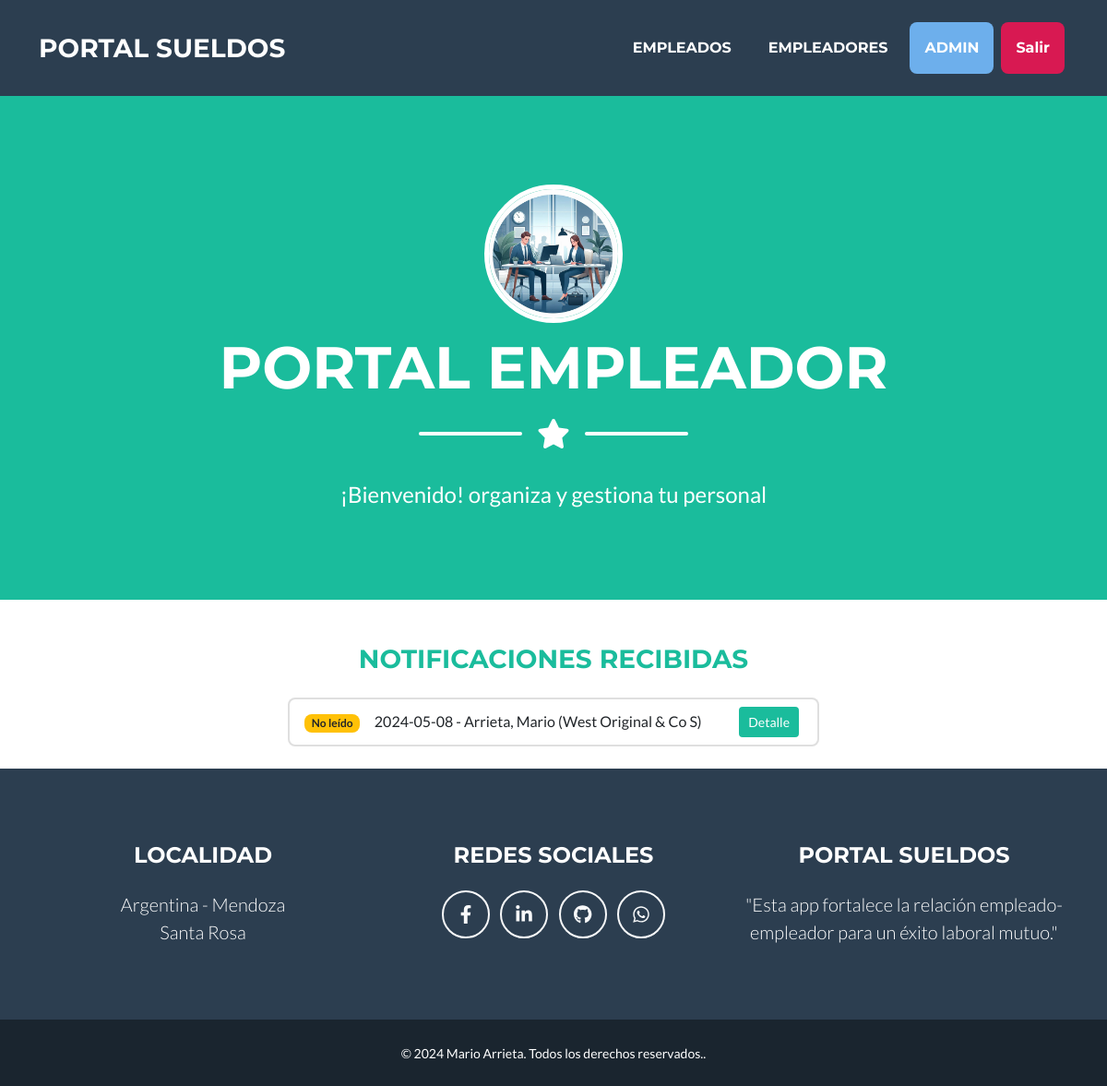
Before: /empleador/inicio/ (signed in) with the older database file.
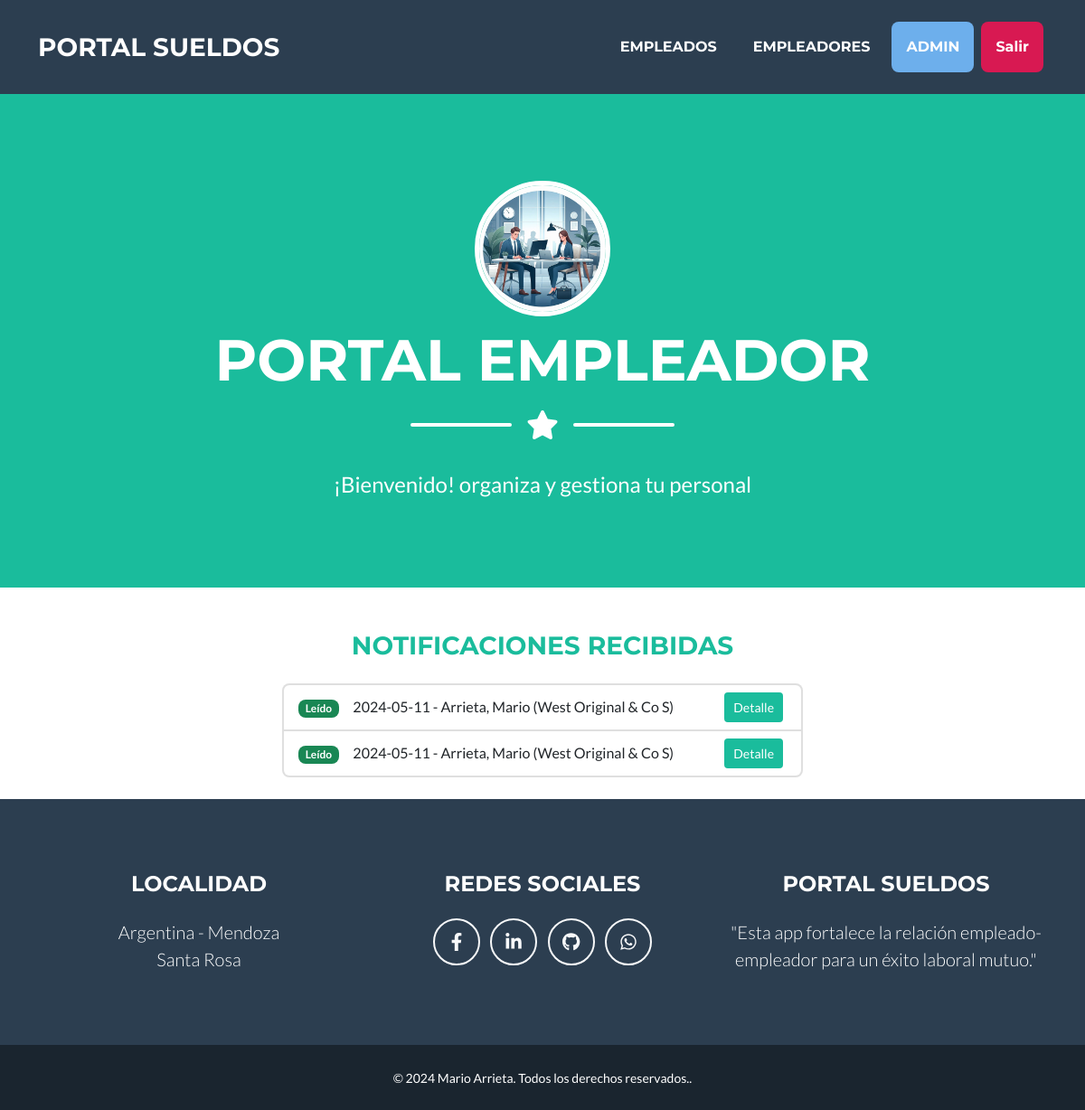
After: the same page with the newer database file.
### empleado/models.py (models this page shows)
class Notificaciones(models.Model):
    empleado = models.ForeignKey (Empleado, on_delete=models.CASCADE, verbose_name= "Empleado")
    fecha_notificacion = models.DateField(auto_now=True, verbose_name="Fecha de Notificación")
    tipo = models.CharField(max_length=20, choices=tipo_notificacion, verbose_name= "Tipo")
    descripcion = models.CharField(null= True, blank=True, max_length=200, verbose_name="Descripcion")
    archivo_adjunto = models.FileField (null=True, blank=True, upload_to="archivos/recibos/", verbose_name="Archivo adjunto")
    visto = models.BooleanField (editable=False, default=False, verbose_name="Visto")
    def __str__(self):
        return f"{self.fecha_notificacion}  - {self.empleado.apellido}, {self.empleado.nombre} ({self.empleado.empleador.razonSocial.title()})"
    class Meta:
        verbose_name_plural = "Notificaciones"

### empleador/models.py (models this page shows, shortened)
class Empleado (models.Model):
    empleador = models.ForeignKey (Empleador, on_delete=models.CASCADE, verbose_name="Empleador")
    apellido = models.CharField(max_length=50, verbose_name="Apellido")
    nombre = models.CharField(max_length=50, verbose_name="Nombre")
    cuil = models.PositiveIntegerField(validators=[validate_cuil_length], unique=True, verbose_name="CUIL")
    fecha_ingreso = models.DateField(verbose_name="Fecha de ingreso")
    email = models.EmailField(verbose_name= "e-Mail ")
    class Meta:
        verbose_name = "Empleado"
        verbose_name_plural = "Empleados"

class Empleador (models.Model):
    razonSocial = models.CharField(max_length=50, verbose_name="Razon Social")
    cuit = models.PositiveIntegerField(validators=[validate_cuil_length], unique=True, verbose_name="CUIT")
    email = models.EmailField(verbose_name="e-Mail")
    class Meta:
        verbose_name = "Empleador"
        verbose_name_plural = "Empleadores"

### empleador/views.py (the view)
class NotificacionesRead(LoginRequiredMixin, ListView):
    model = Notificaciones
    template_name = "empleador/index.html"

### empleador/templates/empleador/index.html (shortened to what this page needs)
{% extends 'core/base.html' %}
{% load static %}
{% block  titulo%}
    <li class="nav-item mx-0 mx-lg-1">
        <a class="nav-link py-3 px-0 px-lg-3 rounded" href="{% url 'empleador:empleado_buscar' %}">Empleados</a>
    </li>
    <li class="nav-item mx-0 mx-lg-1">
        <a class="nav-link py-3 px-0 px-lg-3 rounded" href="{% url 'empleador:empleador_create' %}">Empleadores</a>
    </li>
    <li class="nav-item mx-0 mx-lg-1">
        <a class="nav-link py-3 px-0 px-lg-3 rounded" style="background-color: #6dafec; padding: 5px 10px; border-radius: 5px;">{{ user }}</a>
    </li>
    <li class="nav-item mx-0 mx-lg-1">
        <form action="{% url 'empleador:logout' %}" method="post">
            <button type="submit" class="nav-link py-3 px-0 px-lg-3 rounded" style="background-color: #d81952; padding: 5px 10px; border-radius: 5px; border: none; color: white;">Salir</button>
        </form>
    </li>
{% endblock titulo %}
{% block imagen %}
   {% static 'empleador/img/empleador.webp' %}
{% endblock imagen %}
{% block pagina%}
   PORTAL EMPLEADOR
{% endblock pagina%}
{% block mensaje%}
    ¡Bienvenido! organiza y gestiona tu personal
{% endblock mensaje%}
{% block formulario %}
        <br>
        <div class="row justify-content-center m-0 mt-4">
            <div class="col-lg-12 text-center">
                <h3 class="text-primary mb-4">NOTIFICACIONES RECIBIDAS</h3>
            </div>
        </div>
        {% if object_list %}
        <div class="row justify-content-center m-0">
            <div class="col-lg-6  ">
                <ul class="list-group">
                    {% for notificaciones in object_list %}
                    <li class="list-group-item d-flex justify-content-between align-items-center">
                        <div>
                            {% if notificaciones.visto %}
                                <span class="badge bg-success">Leído</span>&nbsp;&nbsp;&nbsp;&nbsp;
                            {% else %}
                                <span class="badge bg-warning text-dark">No leído</span>&nbsp;&nbsp;&nbsp;&nbsp;
                            {% endif %}
                                {{notificaciones}}
                       </div>
                        <div>
                            <a href="{% url 'empleador:notificaciones_detail' notificaciones.id %}" class="btn btn-sm btn-primary mx-1">Detalle</a>
                        </div>
                    </li>
                    {% endfor %}
                </ul>
            </div>
        </div>
        <br>
        {% endif %}
{% endblock formulario%}

### core/templates/core/base.html (shortened to what this page needs)
{% load static %}
<!DOCTYPE html>
<html lang="es">
    <head>
        <link href="{% static 'core/css/styles.css' %}" rel="stylesheet" />
    </head>
    <body id="page-top">
        <nav class="navbar navbar-expand-lg bg-secondary text-uppercase fixed-top" id="mainNav">
            <div class="container">
                <a class="navbar-brand">Portal Sueldos</a>
                <div class="collapse navbar-collapse" id="navbarResponsive">
                    <ul class="navbar-nav ms-auto">
                        {% block titulo %} {% endblock titulo%}</a></li>
                    </ul>
                </div>
            </div>
        </nav>
        <header class="masthead bg-primary text-white text-center">
            <div class="container d-flex align-items-center flex-column">
                <div class="rounded-circle overflow-hidden" style="width: 150px; height: 150px; border: 5px solid white;">
                    <img class="masthead-avatar" src= "{% block imagen %}{% endblock imagen %}"  alt=""  style="width: 100%; height: 100%; object-fit: cover;">
                </div>
                <h1 class="masthead-heading text-uppercase mb-0" style="margin-top: 20px;">{% block pagina%}{% endblock pagina%}</h1>
                <div class="divider-custom divider-light">
                    <div class="divider-custom-line"></div>
                    <div class="divider-custom-icon"><i class="fas fa-star"></i></div>
                    <div class="divider-custom-line"></div>
                </div>
            </div>
            <p class="masthead-subheading font-weight-light mb-0">{% block mensaje%}{% endblock mensaje%}</p>
        </header>
        {% block formulario %} {% endblock formulario%}
        <footer class="footer text-center">
            <div class="container">
                <div class="row">
                    <div class="col-lg-4 mb-5 mb-lg-0">
                        <h4 class="text-uppercase mb-4">Localidad</h4>
                        <p class="lead mb-0">
                            Argentina - Mendoza
                            <br />
                            Santa Rosa
                        </p>
                    </div>
                    <div class="col-lg-4 mb-5 mb-lg-0">
                        <h4 class="text-uppercase mb-4">Redes Sociales</h4>
                        <a class="btn btn-outline-light btn-social mx-1" href="https://www.facebook.com/mario.arrieta.330467" target="_blank"><i class="fab fa-fw fa-facebook-f"></i></a>
                        <a class="btn btn-outline-light btn-social mx-1" href="https://www.linkedin.com/in/mario-alberto-arrieta-038153252/" target="_blank"><i class="fab fa-fw fa-linkedin-in"></i></a>
                        <a class="btn btn-outline-light btn-social mx-1" href="https://github.com/MarioArrieta" target="_blank"><i class="fab fa-github"></i></a>
                        <a class="btn btn-outline-light btn-social mx-1" href="https://api.whatsapp.com/send?phone=2612467511" target="_blank"><i class="fab fa-fw fa-whatsapp"></i></a>
                    </div>
                    <div class="col-lg-4">
                        <h4 class="text-uppercase mb-4">Portal Sueldos</h4>
                        <p class="lead mb-0">
                            "Esta app fortalece la relación empleado-empleador para un éxito laboral mutuo."
                        </p>
                    </div>
                </div>
            </div>
        </footer>
        <div class="copyright py-4 text-center text-white">
            <div class="container"><small>&copy;   2024 Mario Arrieta. Todos los derechos reservados..</small></div>
        </div>
    </body>
</html>

Changed rows visible on the page:
changed Notificaciones (number 1 of 2 on the later page): fecha_notificacion+empleado "2024-05-08 - Arrieta, Mario (West Original & Co S)" → "2024-05-11 - Arrieta, Mario (West Original & Co S)"; visto "No leído" → "Leído"
added Notificaciones: visto "Leído", fecha_notificacion+empleado "2024-05-11 - Arrieta, Mario (West Original & Co S)"
